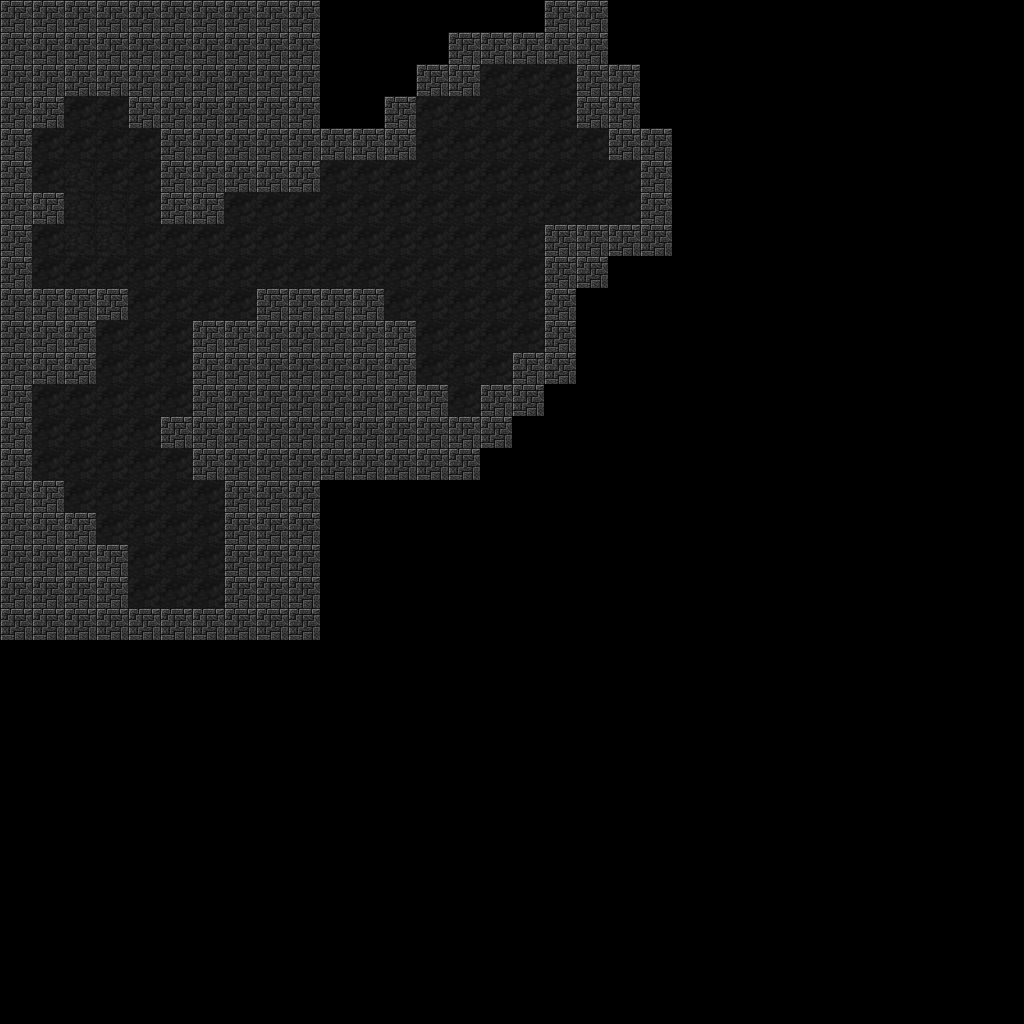

This is a level from a 2D game, rendered from its Tiled map with the project's own tilesets. A one-line summary and the complete map file follow:
An orthogonal 32x32 tile map with 32x32 px tiles, 2 tile layers (backgroundLayer, blockedLayer), 3 tilesets and 3 objects (playerStart, door, brainworm enemy).

<map version="1.0" orientation="orthogonal" renderorder="right-down" width="32" height="32" tilewidth="32" tileheight="32" nextobjectid="12">
 <tileset firstgid="1" name="tiles" tilewidth="16" tileheight="16" tilecount="3520" columns="44">
  <image source="../images/tiles.png" width="705" height="1280" />
 </tileset>
 <tileset firstgid="3521" name="tiles" tilewidth="16" tileheight="16" tilecount="3520" columns="44">
  <image source="../images/tiles.png" width="705" height="1280" />
 </tileset>
 <tileset firstgid="7041" name="dungeontileset" tilewidth="32" tileheight="32" tilecount="3072" columns="64">
  <image source="../images/dungeontileset.png" width="2048" height="1536" />
 </tileset>
 <layer name="backgroundLayer" width="32" height="32">
  <data encoding="csv">
7955,7955,7955,7955,7955,7955,7955,7955,7955,7955,0,0,0,0,0,0,0,7955,7955,0,0,0,0,0,0,0,0,0,0,0,0,0,
7955,7955,7955,7955,7955,7955,7955,7955,7955,7955,0,0,0,0,7955,7955,7955,7955,7955,0,0,0,0,0,0,0,0,0,0,0,0,0,
7955,7955,7955,7955,7955,7955,7955,7955,7955,7955,0,0,0,7955,7955,7905,7905,7905,7955,7955,0,0,0,0,0,0,0,0,0,0,0,0,
7955,7955,7905,7905,7955,7955,7955,7955,7955,7955,0,0,7955,7905,7905,7905,7905,7905,7905,7955,0,0,0,0,0,0,0,0,0,0,0,0,
7955,7905,7905,7905,7905,7955,7955,7955,7955,7955,7955,7955,7955,7905,7905,7905,7905,7905,7905,7955,7955,0,0,0,0,0,0,0,0,0,0,0,
7955,7905,7906,7905,7905,7955,7955,7955,7955,7955,7905,7905,7905,7905,7905,7905,7905,7905,7905,7905,7955,0,0,0,0,0,0,0,0,0,0,0,
7955,7905,7906,7906,7905,7955,7955,7905,7905,7905,7905,7905,7905,7905,7905,7905,7905,7905,7905,7905,7955,0,0,0,0,0,0,0,0,0,0,0,
7955,7905,7906,7906,7905,7905,7905,7905,7905,7905,7905,7905,7905,7905,7905,7905,7905,7955,7955,7955,0,0,0,0,0,0,0,0,0,0,0,0,
7955,7905,7905,7905,7905,7905,7905,7905,7905,7905,7905,7905,7905,7905,7905,7905,7905,7955,7955,0,0,0,0,0,0,0,0,0,0,0,0,0,
7955,7955,7955,7955,7905,7905,7905,7905,7955,7955,7955,7955,7905,7905,7905,7905,7905,7955,0,0,0,0,0,0,0,0,0,0,0,0,0,0,
7955,7955,7955,7905,7905,7905,7955,7955,7955,7955,7955,7955,7905,7905,7905,7905,7905,7955,0,0,0,0,0,0,0,0,0,0,0,0,0,0,
7955,7955,7955,7905,7905,7905,7955,7955,7955,7955,7955,7955,7955,7905,7905,7905,7955,7955,0,0,0,0,0,0,0,0,0,0,0,0,0,0,
7955,7905,7905,7905,7905,7905,7955,7955,7955,7955,7955,7955,7955,7955,7905,7955,7955,0,0,0,0,0,0,0,0,0,0,0,0,0,0,0,
7955,7905,7905,7905,7905,7955,7955,7955,7955,7955,7955,7955,7955,7955,7955,7955,0,0,0,0,0,0,0,0,0,0,0,0,0,0,0,0,
7955,7905,7905,7905,7905,7905,7955,7955,7955,7955,7955,7955,7955,7955,7955,0,0,0,0,0,0,0,0,0,0,0,0,0,0,0,0,0,
7955,7955,7905,7905,7905,7905,7905,7955,7955,7955,0,0,0,0,0,0,0,0,0,0,0,0,0,0,0,0,0,0,0,0,0,0,
7955,7955,7955,7905,7905,7905,7905,7955,7955,7955,0,0,0,0,0,0,0,0,0,0,0,0,0,0,0,0,0,0,0,0,0,0,
7955,7955,7955,7955,7905,7905,7905,7955,7955,7955,0,0,0,0,0,0,0,0,0,0,0,0,0,0,0,0,0,0,0,0,0,0,
7955,7955,7955,7955,7905,7905,7905,7955,7955,7955,0,0,0,0,0,0,0,0,0,0,0,0,0,0,0,0,0,0,0,0,0,0,
7955,7955,7955,7955,7955,7955,7955,7955,7955,7955,0,0,0,0,0,0,0,0,0,0,0,0,0,0,0,0,0,0,0,0,0,0,
0,0,0,0,0,0,0,0,0,0,0,0,0,0,0,0,0,0,0,0,0,0,0,0,0,0,0,0,0,0,0,0,
0,0,0,0,0,0,0,0,0,0,0,0,0,0,0,0,0,0,0,0,0,0,0,0,0,0,0,0,0,0,0,0,
0,0,0,0,0,0,0,0,0,0,0,0,0,0,0,0,0,0,0,0,0,0,0,0,0,0,0,0,0,0,0,0,
0,0,0,0,0,0,0,0,0,0,0,0,0,0,0,0,0,0,0,0,0,0,0,0,0,0,0,0,0,0,0,0,
0,0,0,0,0,0,0,0,0,0,0,0,0,0,0,0,0,0,0,0,0,0,0,0,0,0,0,0,0,0,0,0,
0,0,0,0,0,0,0,0,0,0,0,0,0,0,0,0,0,0,0,0,0,0,0,0,0,0,0,0,0,0,0,0,
0,0,0,0,0,0,0,0,0,0,0,0,0,0,0,0,0,0,0,0,0,0,0,0,0,0,0,0,0,0,0,0,
0,0,0,0,0,0,0,0,0,0,0,0,0,0,0,0,0,0,0,0,0,0,0,0,0,0,0,0,0,0,0,0,
0,0,0,0,0,0,0,0,0,0,0,0,0,0,0,0,0,0,0,0,0,0,0,0,0,0,0,0,0,0,0,0,
0,0,0,0,0,0,0,0,0,0,0,0,0,0,0,0,0,0,0,0,0,0,0,0,0,0,0,0,0,0,0,0,
0,0,0,0,0,0,0,0,0,0,0,0,0,0,0,0,0,0,0,0,0,0,0,0,0,0,0,0,0,0,0,0,
0,0,0,0,0,0,0,0,0,0,0,0,0,0,0,0,0,0,0,0,0,0,0,0,0,0,0,0,0,0,0,0
</data>
 </layer>
 <layer name="blockedLayer" width="32" height="32">
  <data encoding="csv">
7955,7955,7955,7955,7955,7955,7955,7955,7955,7955,0,0,0,0,0,0,0,7955,7955,0,0,0,0,0,0,0,0,0,0,0,0,0,
7955,7955,7955,7955,7955,7955,7955,7955,7955,7955,0,0,0,0,7955,7955,7955,7955,7955,0,0,0,0,0,0,0,0,0,0,0,0,0,
7955,7955,7955,7955,7955,7955,7955,7955,7955,7955,0,0,0,7955,7955,0,0,0,7955,7955,0,0,0,0,0,0,0,0,0,0,0,0,
7955,7955,0,0,7955,7955,7955,7955,7955,7955,0,0,7955,0,0,0,0,0,7955,7955,0,0,0,0,0,0,0,0,0,0,0,0,
7955,0,0,0,0,7955,7955,7955,7955,7955,7955,7955,7955,0,0,0,0,0,0,7955,7955,0,0,0,0,0,0,0,0,0,0,0,
7955,0,0,0,0,7955,7955,7955,7955,7955,0,0,0,0,0,0,0,0,0,0,7955,0,0,0,0,0,0,0,0,0,0,0,
7955,7955,0,0,0,7955,7955,0,0,0,0,0,0,0,0,0,0,0,0,0,7955,0,0,0,0,0,0,0,0,0,0,0,
7955,0,0,0,0,0,0,0,0,0,0,0,0,0,0,0,0,7955,7955,7955,7955,0,0,0,0,0,0,0,0,0,0,0,
7955,0,0,0,0,0,0,0,0,0,0,0,0,0,0,0,0,7955,7955,0,0,0,0,0,0,0,0,0,0,0,0,0,
7955,7955,7955,7955,0,0,0,0,7955,7955,7955,7955,0,0,0,0,0,7955,0,0,0,0,0,0,0,0,0,0,0,0,0,0,
7955,7955,7955,0,0,0,7955,7955,7955,7955,7955,7955,7955,0,0,0,0,7955,0,0,0,0,0,0,0,0,0,0,0,0,0,0,
7955,7955,7955,0,0,0,7955,7955,7955,7955,7955,7955,7955,0,0,0,7955,7955,0,0,0,0,0,0,0,0,0,0,0,0,0,0,
7955,0,0,0,0,0,7955,0,7955,7955,7955,7955,7955,7955,0,7955,7955,0,0,0,0,0,0,0,0,0,0,0,0,0,0,0,
7955,0,0,0,0,7955,7955,0,7955,7955,7955,7955,7955,7955,7955,7955,0,0,0,0,0,0,0,0,0,0,0,0,0,0,0,0,
7955,0,0,0,0,0,7955,7955,7955,7955,7955,7955,7955,7955,7955,0,0,0,0,0,0,0,0,0,0,0,0,0,0,0,0,0,
7955,7955,0,0,0,0,0,7955,0,7955,0,0,0,0,0,0,0,0,0,0,0,0,0,0,0,0,0,0,0,0,0,0,
7955,7955,7955,0,0,0,0,0,0,7955,0,0,0,0,0,0,0,0,0,0,0,0,0,0,0,0,0,0,0,0,0,0,
7955,7955,7955,7955,0,0,0,0,0,7955,0,0,0,0,0,0,0,0,0,0,0,0,0,0,0,0,0,0,0,0,0,0,
7955,7955,7955,7955,0,0,0,0,0,7955,0,0,0,0,0,0,0,0,0,0,0,0,0,0,0,0,0,0,0,0,0,0,
7955,7955,7955,7955,7955,7955,7955,7955,7955,7955,0,0,0,0,0,0,0,0,0,0,0,0,0,0,0,0,0,0,0,0,0,0,
0,0,0,0,0,0,0,0,0,0,0,0,0,0,0,0,0,0,0,0,0,0,0,0,0,0,0,0,0,0,0,0,
0,0,0,0,0,0,0,0,0,0,0,0,0,0,0,0,0,0,0,0,0,0,0,0,0,0,0,0,0,0,0,0,
0,0,0,0,0,0,0,0,0,0,0,0,0,0,0,0,0,0,0,0,0,0,0,0,0,0,0,0,0,0,0,0,
0,0,0,0,0,0,0,0,0,0,0,0,0,0,0,0,0,0,0,0,0,0,0,0,0,0,0,0,0,0,0,0,
0,0,0,0,0,0,0,0,0,0,0,0,0,0,0,0,0,0,0,0,0,0,0,0,0,0,0,0,0,0,0,0,
0,0,0,0,0,0,0,0,0,0,0,0,0,0,0,0,0,0,0,0,0,0,0,0,0,0,0,0,0,0,0,0,
0,0,0,0,0,0,0,0,0,0,0,0,0,0,0,0,0,0,0,0,0,0,0,0,0,0,0,0,0,0,0,0,
0,0,0,0,0,0,0,0,0,0,0,0,0,0,0,0,0,0,0,0,0,0,0,0,0,0,0,0,0,0,0,0,
0,0,0,0,0,0,0,0,0,0,0,0,0,0,0,0,0,0,0,0,0,0,0,0,0,0,0,0,0,0,0,0,
0,0,0,0,0,0,0,0,0,0,0,0,0,0,0,0,0,0,0,0,0,0,0,0,0,0,0,0,0,0,0,0,
0,0,0,0,0,0,0,0,0,0,0,0,0,0,0,0,0,0,0,0,0,0,0,0,0,0,0,0,0,0,0,0,
0,0,0,0,0,0,0,0,0,0,0,0,0,0,0,0,0,0,0,0,0,0,0,0,0,0,0,0,0,0,0,0
</data>
 </layer>
 <objectgroup name="objectsLayer">
  <object id="3" name="playerStart" gid="71" x="167" y="575" width="16" height="16">
   <properties>
    <property name="type" value="playerStart" />
   </properties>
  </object>
  <object id="4" name="door" gid="441" x="552" y="194" width="16" height="16">
   <properties>
    <property name="sprite" value="browndoor" />
    <property name="targetTilemap" value="level2" />
    <property name="targetX" value="20" />
    <property name="targetY" value="30" />
    <property name="type" value="door" />
   </properties>
  </object>
  <object id="11" name="brainworm enemy" gid="71" x="137" y="378" width="16" height="16">
   <properties>
    <property name="sprite" value="brainworm" />
    <property name="type" value="enemy" />
   </properties>
  </object>
 </objectgroup>
</map>
